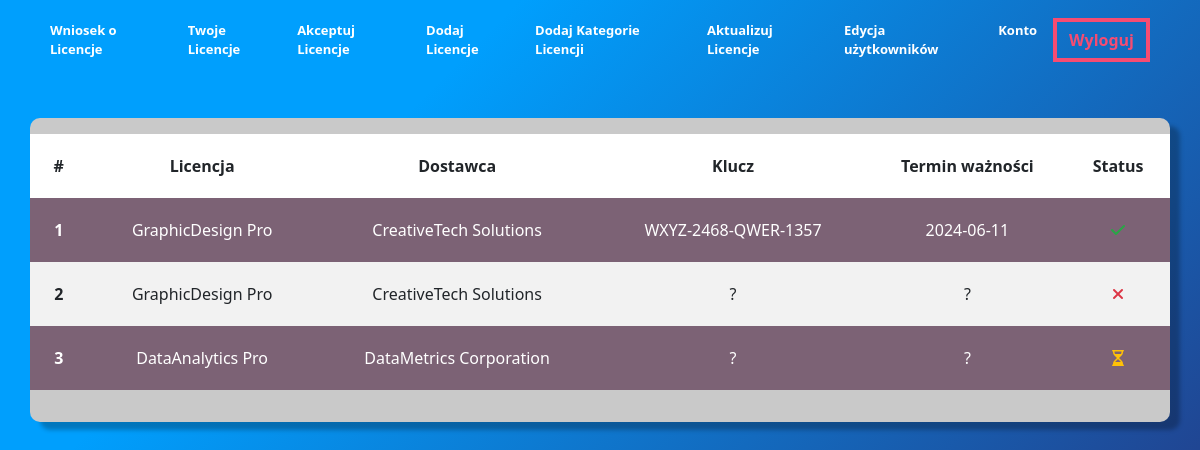
Screenshot of /ManageLicense/licenseYours.php (signed in) with the database file from the repository.
### tables this page shows
CREATE TABLE `users_license` (
  `ID` int(11) NOT NULL,
  `license_id` int(11) NOT NULL,
  `users_id` int(11) NOT NULL,
  `status` varchar(25) NOT NULL
);

CREATE TABLE `license` (
  `license_ID` int(11) NOT NULL,
  `license_name` varchar(50) NOT NULL,
  `license_supplier` varchar(50) NOT NULL,
  `license_serialNumber` varchar(100) NOT NULL,
  `license_buyDate` date NOT NULL,
  `license_endDate` date NOT NULL,
  `license_description` longtext NOT NULL,
  `category_ID` int(11) NOT NULL
);

### ManageLicense/classes/Dbcon.php (called while the page is built, shortened)
<?php
class Dbcon
{
    protected function connect()
    {
        try {
            $username = "root";
            $password = "";
            $dbcon = new PDO('mysql:host=localhost;dbname=licencje', $username, $password);
            return $dbcon;
        } catch (PDOException $e) {
            print "Eroor!: " . $e->getMessage() . "<br/>";
            die();
        }
    }
}

### ManageLicense/classes/UsersLicense.php (called while the page is built, shortened)
<?php
class UsersLicense extends Dbcon
{
    public function getData($usersID)
    {
        $stmt = $this->connect()->prepare("
SELECT users_license.ID,users.users_email, license.license_name,license.license_supplier,license.license_serialNumber, license.license_endDate, users_license.status
FROM users_license
INNER JOIN users ON users_license.users_id = users.users_id
INNER JOIN license ON users_license.license_id = license.license_ID
WHERE users_license.users_id = ?;");
        if (!$stmt->execute(array($usersID))) {
            header("location: ../index.php?error=stmtfailed");
            exit();
        }
        $licenseUserDate = $stmt->fetchAll(PDO::FETCH_ASSOC);
        return $licenseUserDate;
    }
}

### ManageLicense/licenseYours.php (the view, shortened to what this page needs)
<?php
require_once('classes/Dbcon.php');
include "partials/header.php";
include "partials/menu.php";
include "classes/UsersLicense.php";
$uid = $_SESSION['userid'];
?>
<?php
$getLicense = new UsersLicense();
$allLicenses = $getLicense->getData($uid);
?>
    <div class="container tableColour">
        <table class="table table-striped">
            <thead class="text-center ">
            <tr>
                <th scope="col">#</th>
                <th scope="col">Licencja</th>
                <th scope="col">Dostawca</th>
                <th scope="col">Klucz</th>
                <th scope="col">Termin ważności</th>
                <th scope="col">Status</th>
            </tr>
            </thead>
            <?php
            $i = 1;
            foreach ($allLicenses
            as $row) {
            if ($i % 2 !== 0) $color = 'tdColorMain';
            else $color = '';
            ?>
            <tbody class="text-center <?php echo $color ?>">
            <th scope="row"><?php echo $i++ ?></th>
            <td class="align-middle"><?php echo $row['license_name'] ?> </td>
            <td class="align-middle"><?php echo $row['license_supplier'] ?> </td>
            <?php if ($row['status'] == "accept" && $row['license_endDate'] > date("Y-m-d")) {
                ?>
                <?php echo '<td class="align-middle">' . $row['license_serialNumber'] . '</td>' ?>
                <td class="align-middle"><?php echo $row['license_endDate'] ?></td>
                <?php
            } else {
                ?>
                <td class="align-middle">?</td>
                <td class="align-middle">?</td>
                <?php
            } ?>
            <td class="align-middle ">
                <?php
                if ($row['status'] == "waiting" || $row['status'] == "") { ?>
                    <i class="fa-regular fa-hourglass-half" style="color: #ffc107;"></i>
                <?php } elseif ($row['status'] == "reject") {
                    ?>
                    <i class="fa-solid fa-xmark" style="color: #dc3545;"></i>
                    <?php
                } elseif ($row['status'] == "expired" || $row['license_endDate'] < date("Y-m-d")) {
                    ?>
                    <i class="fa-solid fa-xmark" style="color: #dc3545;"></i>
                    <?php
                } else {
                    ?>
                    <i class="fa-solid fa-check" style="color: #28a745;"></i>
                    <?php
                }
                ?>
            </td>
            <?php
            }
            ?>
            </tbody>
        </table>
    </div>
<?php
include "partials/footer.php";
?>

### ManageLicense/partials/header.php (shortened to what this page needs)
<!doctype html>
<html lang="pl">
<head>
    <link href="https://cdn.jsdelivr.net/npm/bootstrap@5.3.0-alpha3/dist/css/bootstrap.min.css" rel="stylesheet"
>
</head>
<body>

### ManageLicense/partials/menu.php (shortened to what this page needs)
<nav class="navbar navbar-expand-lg sticky-top navbar-light bg-transparent p-0 mb-5 ">
    <div class="container">
        <div class="collapse navbar-collapse" id="navbarNavAltMarkup">
            <ul class="navbar-nav ">
                <li class="nav-item">
                    <a class="nav-link " href="index.php">Wniosek o Licencje</a>
                </li>
                <li class="nav-item">
                    <a class="nav-link " href="licenseYours.php">Twoje Licencje</a>
                </li>
                <?php if ($_SESSION['role'] == "admin" || $_SESSION['role'] == "kierownik"): ?>
                    <li class="nav-item">
                        <a class="nav-link " href="licenseListAccept.php">Akceptuj Licencje</a>
                    </li>
                    <li class="nav-item">
                        <a class="nav-link " href="licenseAdd.php">Dodaj Licencje</a>
                    </li>
                    <li class="nav-item">
                        <a class="nav-link " href="licenseCategoryAdd.php">Dodaj Kategorie Licencji</a>
                    </li>
                    <li class="nav-item">
                        <a class="nav-link " href="licenseUpdate.php">Aktualizuj Licencje</a>
                    </li>
                    <?php if ($_SESSION['role'] == "admin"): ?>
                        <li class="nav-item">
                            <a class="nav-link" href="listUser.php">Edycja użytkowników</a>
                        </li>
                    <?php endif; ?>
                <?php endif; ?>
                <li class="nav-item">
                    <a class="nav-link" href="account.php">Konto</a>
                </li>
            </ul>
            <div class="collapse navbar-collapse justify-content-end" id="navbarNavAltMarkup">
                <ul class="navbar-nav mb-2 mb-lg-0">
                    <li class="nav-link list-inline-item me-auto"><a href="includes/logout.inc.php" class="btn
            btn-outline-primary
              ">Wyloguj</a>
                    </li>
                </ul>
            </div>
        </div>
    </div>
</nav>

### ManageLicense/partials/footer.php
</body>
</html>

### rows the page displays
users_license: license.license_name "GraphicDesign Pro", license.license_supplier "CreativeTech Solutions", license.license_serialNumber "WXYZ-2468-QWER-1357", license.license_endDate "2024-06-11", status "accept" (drawn)
users_license: license.license_name "GraphicDesign Pro", license.license_supplier "CreativeTech Solutions", status "reject" (drawn)
users_license: license.license_name "DataAnalytics Pro", license.license_supplier "DataMetrics Corporation", status "waiting" (drawn)
